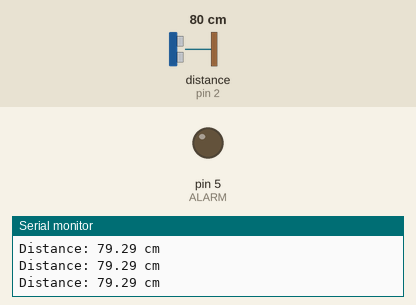
The sketch below on a simulated Arduino Uno, built with avr-gcc and run on an emulated ATmega328P. Parts: output pins drawn as LEDs (lit = HIGH), the last lines printed to the serial monitor. Dashed ring = blinking. The inputs (shaded band) are chosen by the test bench; at power-on: distance to the obstacle (sensor on pin 2) 80 cm. The echo pulse lasts 58.3 µs per cm; pins used as bus, display or sensor lines are not drawn.

Above: at 1.2 s.
1.3 s: distance to the obstacle (sensor on pin 2) set to 67 cm
At 1.8 s:
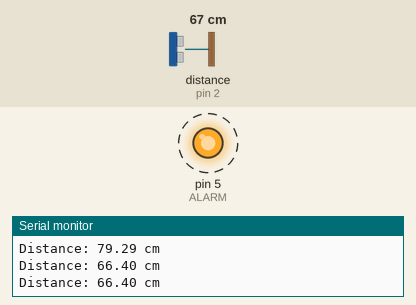
4.3 s: distance to the obstacle (sensor on pin 2) set to 120 cm
At 5.4 s:
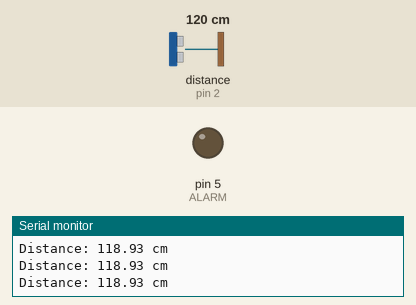
7.3 s: distance to the obstacle (sensor on pin 2) set to 35 cm
At 7.58 s:
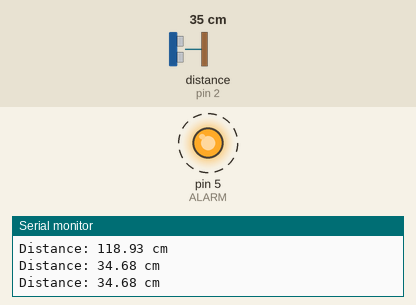
10.3 s: distance to the obstacle (sensor on pin 2) set to 73 cm
At 11.1 s:
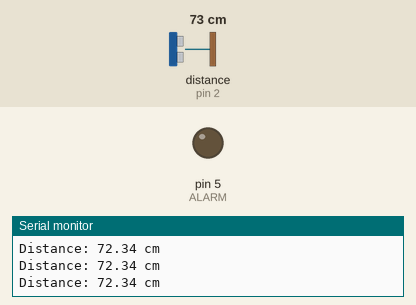
11.8 s: distance to the obstacle (sensor on pin 2) set to 2 cm
At 12.8 s:
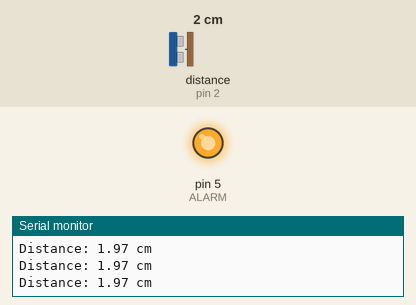
Timing chart, 0 to 14.3 s (numbered marks = the images above; inputs shaded):
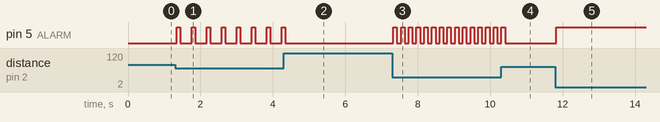

The sketch:

index.ino
```cpp
#define TRIGGER 1
#define ECHO 2
#define ALARM 5

int echoAlarm;
long duration;
float distance;

void setup() {
  // put your setup code here, to run once:
  Serial.begin(9600);
  pinMode(TRIGGER, OUTPUT);
  pinMode(ALARM, OUTPUT);
  pinMode(ECHO, INPUT);
}


void loop() {
  digitalWrite(TRIGGER, LOW);

  if (distance && distance < 70) {

    // Serial.println("ECHO-ALARM: " + echoAlarm);
    digitalWrite(ALARM, HIGH);
    delay(100);

    if ((int)distance > 10) {
      digitalWrite(ALARM, LOW);

      if (distance > 50) delay(300);
      else if (distance > 40) delay(200);
      else if (distance > 30) delay(100);
      else if (distance > 20) delay(50);
      else delay(0);
    }
  } else digitalWrite(ALARM, LOW);

  digitalWrite(TRIGGER, HIGH);
  digitalWrite(TRIGGER, LOW);

  // Reads the echo pin, returns the sound wave travel time in microseconds
  duration = pulseIn(ECHO, HIGH);

  // Calculate the distance in centimeters
  distance = (duration * 0.034) / 2;

  Serial.print("Distance: ");
  Serial.print(distance);
  Serial.println(" cm");
  delay(10);
}
```

Measured:
- the behaviour switches between 71 and 70 cm on distance to the obstacle (sensor on pin 2) (found by bisection; images 0 and 1)
- after the input at 1.3 s, pin 5 (ALARM): alternates HIGH for 0.10 s and LOW for 0.31 s, starting at once
- after the input at 4.3 s, pin 5 (ALARM): goes on until 4.3 s, then stays LOW
- after the input at 7.3 s, pin 5 (ALARM): alternates HIGH for 0.10 s and LOW for 0.11 s, starting at once
- after the input at 10.3 s, pin 5 (ALARM): goes on until 10.4 s, then stays LOW
- after the input at 11.8 s, pin 5 (ALARM): LOW → HIGH at once
